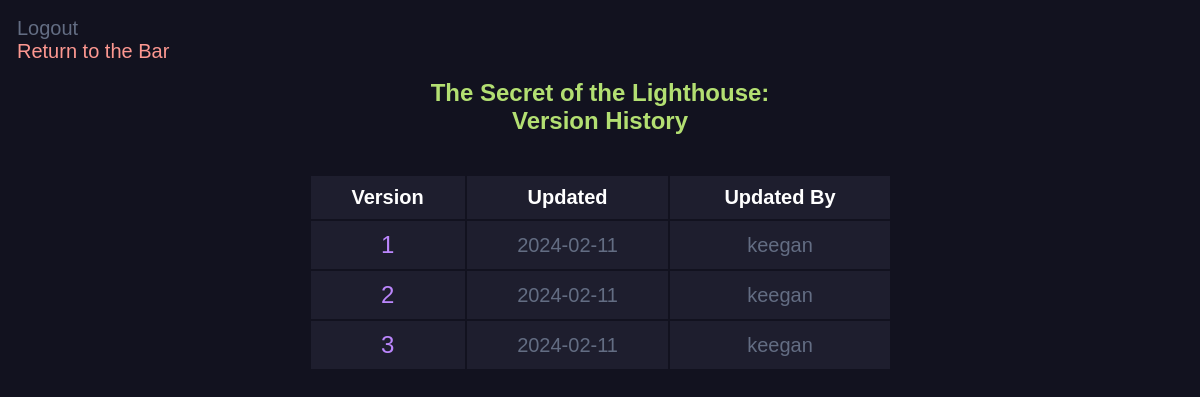
The app's page /versions/1, older data.
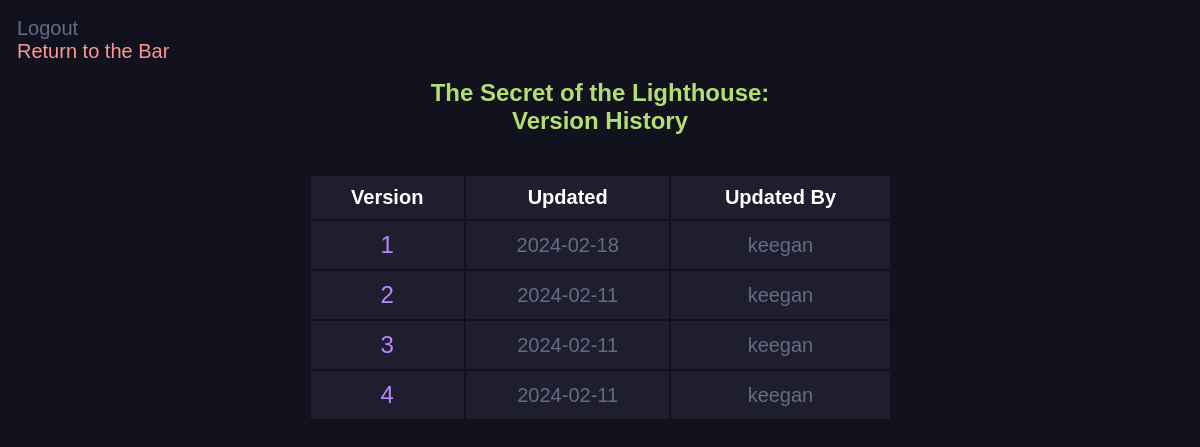
The same page, newer data.
### main.py (models this page shows, shortened)
class NewStory(db.Model):
    id = db.Column(db.Integer, primary_key=True)
    title = db.Column(db.String(200), nullable=False)
    genre = db.Column(db.String(200), nullable=True)
    content = db.Column(db.Text, nullable=False)
    date_created = db.Column(db.DateTime, default=datetime.utcnow)
    author_id = db.Column(db.Integer, db.ForeignKey('user.id'), nullable=False)
    current_version_id = db.Column(db.Integer, db.ForeignKey('new_version.id'), nullable=True)
    __table_args__ = (
        ForeignKeyConstraint(['author_id'], ['user.id'], name='fk_new_story_author_id'),
        ForeignKeyConstraint(['current_version_id'], ['new_version.id'], name='fk_new_story_current_version_id')
    )
    current_version = db.relationship('NewVersion', foreign_keys=[current_version_id], post_update=True)
    versions = db.relationship('NewVersion', backref='story', lazy=True, foreign_keys='NewVersion.story_id')

class NewVersion(db.Model):
    id = db.Column(db.Integer, primary_key=True)
    content = db.Column(db.Text, nullable=False)
    date_created = db.Column(db.DateTime, default=datetime.utcnow)
    story_id = db.Column(db.Integer, db.ForeignKey('new_story.id'), nullable=False)
    author_id = db.Column(db.Integer, db.ForeignKey('user.id'), nullable=False)
    __table_args__ = (
        ForeignKeyConstraint(['story_id'], ['new_story.id'], name='fk_new_version_story_id'),
        ForeignKeyConstraint(['author_id'], ['user.id'], name='fk_new_version_author_id')
    )
    author = db.relationship('User', backref='versions', foreign_keys=[author_id])

class User(db.Model, UserMixin):
    id = db.Column(db.Integer, primary_key=True)
    username = db.Column(db.String(20), nullable=False, unique=True)
    password = db.Column(db.String(80), nullable=False)

### main.py (the view)
@app.route('/versions/<int:id>', methods=['GET'])
def versions(id):
    story = NewStory.query.get_or_404(id)
    versions = NewVersion.query.filter_by(story_id=id).order_by(NewVersion.date_created.desc()).all()
    return render_template('versions.html', story=story, versions=versions, current_user=current_user)

### templates/versions.html (shortened to what this page needs)
<link rel="stylesheet" href="{{ url_for('static', filename='css/versions.css') }}">
{% block body %}
	<a href="/logout/" class="button">Logout</a><br>
	<a href="/" class="return-to-bar">Return to the Bar</a>
<div class="content">
	<h1 style="text-align: center;">{{ story.title }}: <br> Version History</h1><br>
	<table class="center-table">
		<tr>
			<th>Version</th>
			<th>Updated</th>
			<th>Updated By</th>
		</tr>
		{%for version in versions %}
		<tr>
			<td><a href="{{ url_for('read_version', version_id=version.id) }}" class="story-link">{{ loop.index }}</a></td>
			<td>{{ version.date_created.date() }}</td>
			<td>{{ version.author.username }}</td>
		</tr>
		{% endfor %}
	</table>
</div>
{% endblock %}

### static/css/versions.css (style rules this page uses)
h1 { font-size: 24px; color: #B3DF72; text-align: center; font-family: sans-serif; }
a { color: #636d83; font-size: 20px; font-family: sans-serif; text-decoration: none; }
.center-table { margin-left: auto; margin-right: auto; width: 50%; }
td { background-color: #1e1e2e; color: #636d83; font-family: sans-serif; font-size: 20px; text-align: center; padding: 10; }
th { background-color: #1e1e2e; color: white; font-family: sans-serif; font-size: 20px; text-align: center; padding: 10; }
.story-link { color: #BB86FC; font-size: 24px; }
.return-to-bar { color: #FD9891; }

Row changes from the older to the newer data that the page shows:
added NewVersion: date_created "2024-02-18", author.username "keegan"
